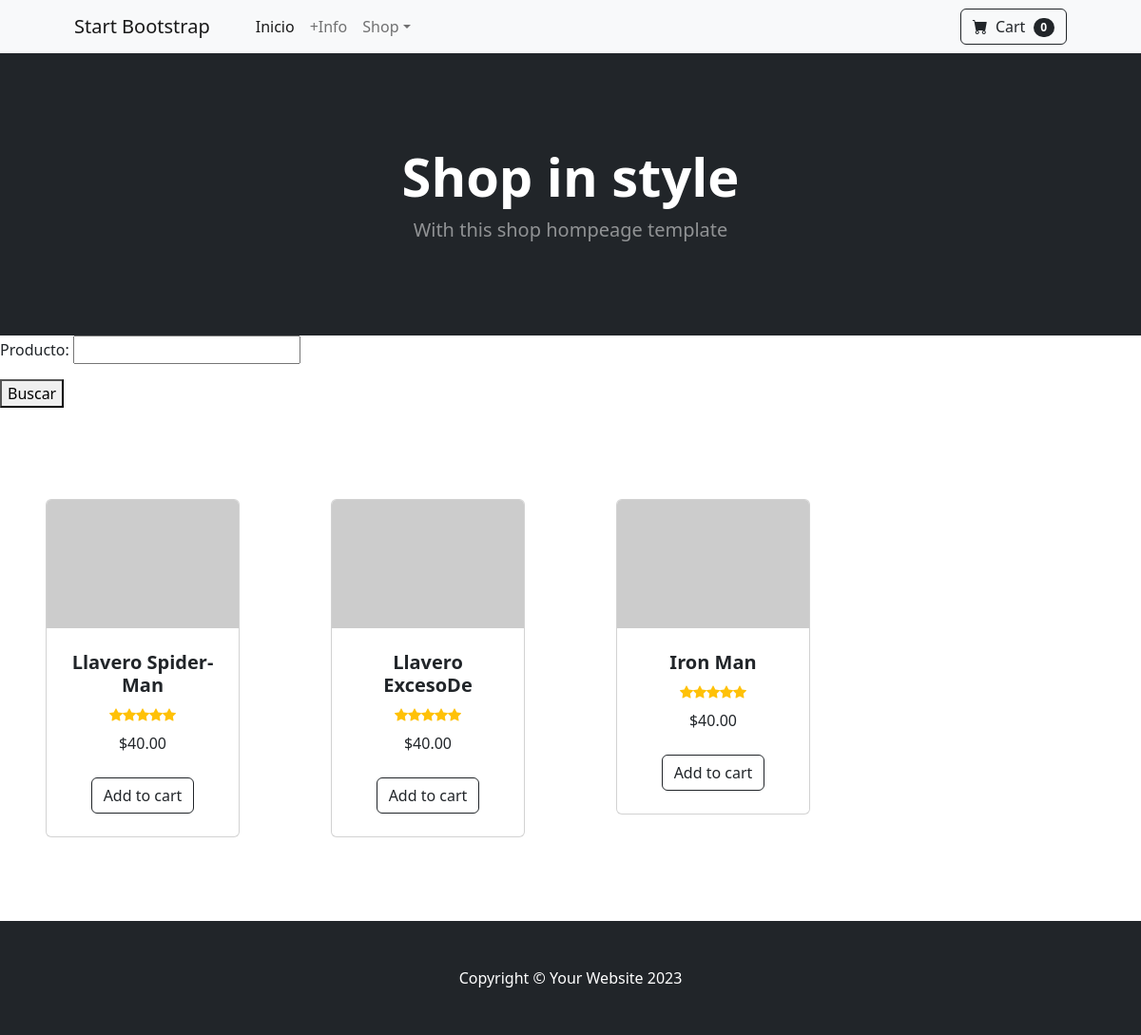
The app's page /app3d/productos/, older data.
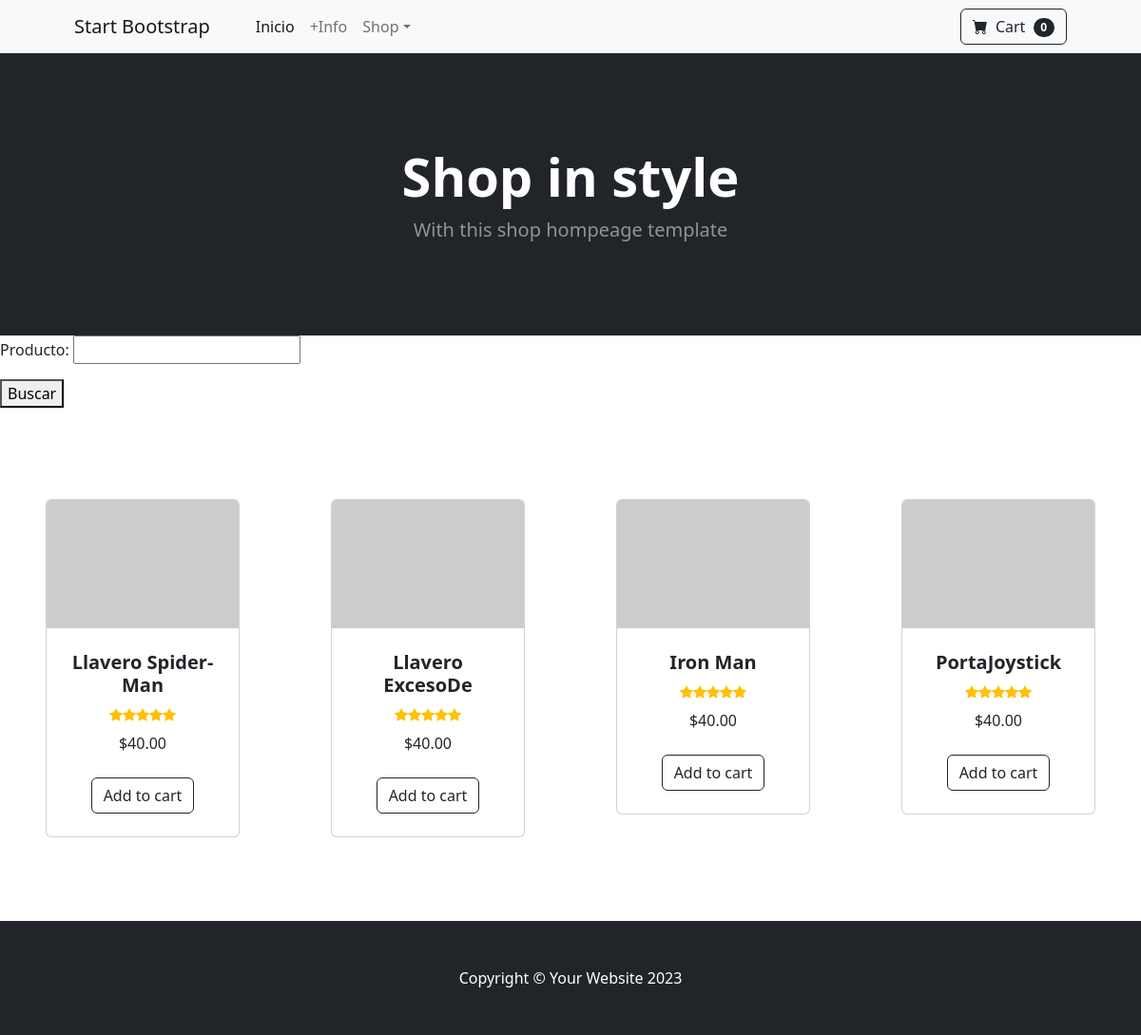
The same page, newer data.
### app3D/models.py (models this page shows, shortened)
class Productos(models.Model):
    claseProducto = models.CharField(max_length=40)
    nombreProducto = models.CharField(max_length=40)
    Stock = models.IntegerField(default=0)

### app3D/views.py (the view)
# urls.py: path('productos/', productos , name="Productos"),
def productos(req):
    producto = Productos.objects.all()
    return render(req, "productos.html",{'productos':producto})

### app3D/templates/productos.html
{% extends 'padre.html' %}
{% block contenidoQueCambia %}
    <form action="{% url 'buscar' %}" method="get">
        <p>Producto: <input type="text" name="nombreProducto"></p>
        <button type="submit">Buscar</button>
    </form>
    <ul class="list-unstyled d-flex flex-wrap">
        {% for producto in productos %}
        <li class="col-md-3 mb-4">
            <section class="py-5">
                <div class="container px-4 px-lg-5 mt-5">
                    <div class="card h-100">
                        <img class="card-img-top" src="https://dummyimage.com/450x300/dee2e6/6c757d.jpg" alt="..." />
                        <div class="card-body p-4">
                            <div class="text-center">
                                <h5 class="fw-bolder">{{ producto.nombreProducto }}</h5>
                                <div class="d-flex justify-content-center small text-warning mb-2">
                                    <div class="bi-star-fill"></div>
                                    <div class="bi-star-fill"></div>
                                    <div class="bi-star-fill"></div>
                                    <div class="bi-star-fill"></div>
                                    <div class="bi-star-fill"></div>
                                </div>
                                $40.00
                            </div>
                        </div>
                        <div class="card-footer p-4 pt-0 border-top-0 bg-transparent">
                            <div class="text-center"><a class="btn btn-outline-dark mt-auto" href="#">Add to cart</a></div>
                        </div>
                    </div>
                </div>
            </section>
        </li>
        {% endfor %}
    </ul>
{% endblock contenidoQueCambia %}

Row changes from the older to the newer data that the page shows:
added Productos: nombreProducto "PortaJoystick"
